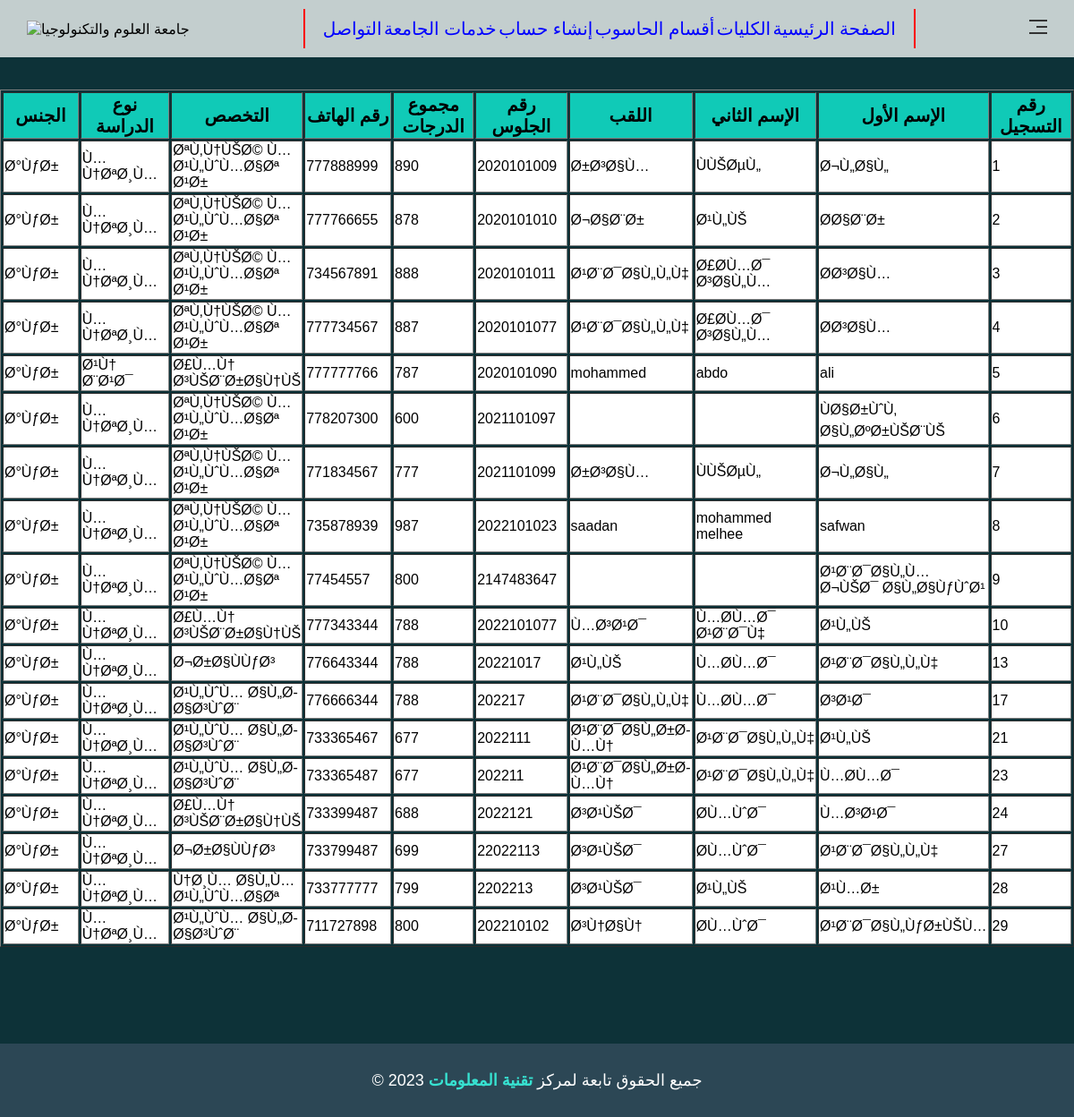
The page /select.php on the database its author committed.
### tables this page shows
CREATE TABLE IF NOT EXISTS `safwan` (
  `id` int(20) NOT NULL AUTO_INCREMENT,
  `firstname` varchar(60) NOT NULL,
  `sitnumber` int(20) NOT NULL,
  `degree` int(10) NOT NULL,
  `phone` int(13) NOT NULL,
  `departmint` varchar(30) NOT NULL,
  `subject` varchar(30) NOT NULL,
  `six` varchar(10) NOT NULL,
  `fname` varchar(30) NOT NULL,
  `lastname` varchar(20) NOT NULL,
  PRIMARY KEY (`id`),
  UNIQUE KEY `sitnumber` (`sitnumber`),
  FULLTEXT KEY `fullname` (`firstname`)
);

### select.php (the view, shortened to what this page needs)
<!DOCTYPE html>
<html lang="en">
<head>
</head>
<body>
<header>
<?php
include ("header.php")
?></header>
<?php
   include_once 'db.php';
   $res = mysqli_query($conn,'select * from  safwan');
   ?>
   <div class="main">
    <div class="main">
<div class="name">
<br>
   <form method='POST'>
    <center>
   <table border='1'>
   <tr class="tr">
   <th>الجنس</th>
   <th>نوع الدراسة</th>
   <th>التخصص</th>
   <th>رقم الهاتف</th>
   <th>مجموع الدرجات</th>
   <th>رقم الجلوس</th>
   <th>اللقب </th>
   <th>الإسم الثاني</th>
   <th>الإسم الأول</th>
   <th> رقم التسجيل </th>
   </tr>
   <?php
   while ($row = mysqli_fetch_array($res))
   {
    echo "<tr>";
    echo "<td>" . $row['six'] . "</td>";
    echo "<td>" . $row['subject'] . "</td>";
    echo "<td>" . $row['departmint'] . "</td>";
    echo "<td>" . $row['phone'] . "</td>";
    echo "<td>" . $row['degree'] . "</td>";
    echo "<td>" . $row['sitnumber'] . "</td>";
    echo "<td>" . $row['lastname'] . "</td>";
    echo "<td>" . $row['fname'] . "</td>";
    echo "<td>" . $row['firstname'] . "</td>";
    echo "<td>" . $row['id'] . "</td>";
    echo "</tr>";
   }
 ?>
 </table>
</center>
</form >
</div>
   </div>
   </div>
<footer>
<?php
include ("footer.php")
?></footer>
</body>
</html>

### header.php (shortened to what this page needs)
<!DOCTYPE html>
<html lang="en">
<head>
    <link rel="stylesheet" href="css/leon.css" />
</head>
<div class="header">
    <div class="container">
        <img src="https://ust.edu.ye/wp-content/uploads/2020/06/ustlogo2.png" alt="جامعة العلوم والتكنولوجيا">
        <div class="d">
             <a href="http://localhost/project/main.php#contact">التواصل</a>
            <a href="http://localhost/project/main.php#services">خدمات الجامعة</a>
            <?php
            if(!isset($_SESSION["email"])){
            ?>
            <a href="http://localhost/project/create_login.php">إنشاء حساب</a>
            <?php
            }else{
            ?>
            <a href="http://localhost/project/login.php">التسجيل</a>
            <?php
            }
            ?>
            <a href="http://localhost/project/main.php#portfolio">أقسام الحاسوب</a>
            <a href="http://localhost/project/main.php#features">الكليات</a>
            <a href="http://localhost/project/main.php"> الصفحة الرئيسية</a>
        </div>
        <div class="links">
            <span class="icon">
				<span></span>
            <span></span>
            <span></span>
            </span>
        </div>
    </div>
</div>
</body>
</html>

### footer.php (shortened to what this page needs)
<!DOCTYPE html>
<html lang="en">
<head>
    <link rel="stylesheet" href="css/leon.css" />
</head>
<body>
    <div class="footer">&copy; 2023 جميع الحقوق تابعة لمركز<span> تقنية المعلومات</span>
    </div>
</body>
</html>

### css/leon.css (style rules this page uses)
:root { --main-color: #37e2d1; --main1-color: rgb(195, 206, 206); --secondary-color: #2c4755; --section-padding: 60px; --section-background: #f6f6f6; --main-duration: 0.5s; }
* { -webkit-box-sizing: border-box; -moz-box-sizing: border-box; box-sizing: border-box; }
html { scroll-behavior: smooth; }
body { font-family: "Work Sans", sans-serif; }
.container { padding-left: 15px; padding-right: 15px; margin-left: auto; margin-right: auto; }
@media (min-width: 768px) { .container { width: 750px; } }
@media (min-width: 992px) { .container { width: 970px; } }
@media (min-width: 1200px) { .container { width: 1170px; } }
@media (min-width: 997px) { .header .container .d a { color: blue; text-decoration: none; } }
@media (min-width: 997px) { .header .container .d { display: flex; justify-content: space-between; align-items: center; font-size: 20px; width: 60%; text-align: center; padding: 10px 20px; border-left: 2px solid red; border-right: 2px solid red; } }
.header { padding: 10px; background-color: var(--main1-color); background-size: cover; }
.header .container { display: flex; justify-content: space-between; align-items: center; }
.header .links { position: relative; }
.header .links .icon { width: 20px; display: flex; flex-wrap: wrap; justify-content: flex-end; }
.header .links .icon span { background-color: #333; margin-bottom: 5px; height: 2px; }
.header .links .icon span:first-child { width: 100%; }
.header .links .icon span:nth-child(2) { width: 60%; transition: var(--main-duration); }
.header .links .icon span:last-child { width: 100%; }
.footer { background-color: var(--secondary-color); color: white; padding: 30px 10px; text-align: center; font-size: 18px; }
.footer span { font-weight: bold; color: var(--main-color); }

### select.php (style rules this page uses)
body { background-color: rgb(13, 50, 56); background-position: center; background-size: cover; font-family: sans-serif; margin: 0px; }
th { width:10%; }
tr { height: 10%; background-color:white; }
.tr { height: 15%; font-size: 20px; background-color: #10cab7; }

### rows shown on the page
safwan: six "Ø°ÙƒØ±", subject "Ù…Ù†ØªØ¸Ù…", departmint "ØªÙ‚Ù†ÙŠØ© Ù…Ø¹Ù„ÙˆÙ…Ø§Øª Ø¹Ø±", phone "777888999", degree "890", sitnumber "2020101009", lastname "Ø±Ø³Ø§Ù…", fname "ÙÙŠØµÙ„", firstname "Ø¬Ù„Ø§Ù„", id "1"
safwan: six "Ø°ÙƒØ±", subject "Ù…Ù†ØªØ¸Ù…", departmint "ØªÙ‚Ù†ÙŠØ© Ù…Ø¹Ù„ÙˆÙ…Ø§Øª Ø¹Ø±", phone "777766655", degree "878", sitnumber "2020101010", lastname "Ø¬Ø§Ø¨Ø±", fname "Ø¹Ù„ÙŠ", firstname "Ø­Ø§Ø¨Ø±", id "2"
safwan: six "Ø°ÙƒØ±", subject "Ù…Ù†ØªØ¸Ù…", departmint "ØªÙ‚Ù†ÙŠØ© Ù…Ø¹Ù„ÙˆÙ…Ø§Øª Ø¹Ø±", phone "734567891", degree "888", sitnumber "2020101011", lastname "Ø¹Ø¨Ø¯Ø§Ù„Ù„Ù‡", fname "Ø£Ø­Ù…Ø¯ Ø³Ø§Ù„Ù…", firstname "Ø­Ø³Ø§Ù…", id "3"
safwan: six "Ø°ÙƒØ±", subject "Ù…Ù†ØªØ¸Ù…", departmint "ØªÙ‚Ù†ÙŠØ© Ù…Ø¹Ù„ÙˆÙ…Ø§Øª Ø¹Ø±", phone "777734567", degree "887", sitnumber "2020101077", lastname "Ø¹Ø¨Ø¯Ø§Ù„Ù„Ù‡", fname "Ø£Ø­Ù…Ø¯ Ø³Ø§Ù„Ù…", firstname "Ø­Ø³Ø§Ù…", id "4"
safwan: six "Ø°ÙƒØ±", subject "Ø¹Ù† Ø¨Ø¹Ø¯", departmint "Ø£Ù…Ù† Ø³ÙŠØ¨Ø±Ø§Ù†ÙŠ", phone "777777766", degree "787", sitnumber "2020101090", lastname "mohammed", fname "abdo", firstname "ali", id "5"
safwan: six "Ø°ÙƒØ±", subject "Ù…Ù†ØªØ¸Ù…", departmint "ØªÙ‚Ù†ÙŠØ© Ù…Ø¹Ù„ÙˆÙ…Ø§Øª Ø¹Ø±", phone "778207300", degree "600", sitnumber "2021101097", firstname "ÙØ§Ø±ÙˆÙ‚ Ø§Ù„ØºØ±ÙŠØ¨ÙŠ", id "6"
safwan: six "Ø°ÙƒØ±", subject "Ù…Ù†ØªØ¸Ù…", departmint "ØªÙ‚Ù†ÙŠØ© Ù…Ø¹Ù„ÙˆÙ…Ø§Øª Ø¹Ø±", phone "771834567", degree "777", sitnumber "2021101099", lastname "Ø±Ø³Ø§Ù…", fname "ÙÙŠØµÙ„", firstname "Ø¬Ù„Ø§Ù„", id "7"
safwan: six "Ø°ÙƒØ±", subject "Ù…Ù†ØªØ¸Ù…", departmint "ØªÙ‚Ù†ÙŠØ© Ù…Ø¹Ù„ÙˆÙ…Ø§Øª Ø¹Ø±", phone "735878939", degree "987", sitnumber "2022101023", lastname "saadan", fname "mohammed melhee", firstname "safwan", id "8"
safwan: six "Ø°ÙƒØ±", subject "Ù…Ù†ØªØ¸Ù…", departmint "ØªÙ‚Ù†ÙŠØ© Ù…Ø¹Ù„ÙˆÙ…Ø§Øª Ø¹Ø±", phone "77454557", degree "800", sitnumber "2147483647", firstname "Ø¹Ø¨Ø¯Ø§Ù„Ù…Ø¬ÙŠØ¯ Ø§Ù„Ø§ÙƒÙˆØ¹", id "9"
safwan: six "Ø°ÙƒØ±", subject "Ù…Ù†ØªØ¸Ù…", departmint "Ø£Ù…Ù† Ø³ÙŠØ¨Ø±Ø§Ù†ÙŠ", phone "777343344", degree "788", sitnumber "2022101077", lastname "Ù…Ø³Ø¹Ø¯", fname "Ù…Ø­Ù…Ø¯ Ø¹Ø¨Ø¯Ù‡", firstname "Ø¹Ù„ÙŠ", id "10"
safwan: six "Ø°ÙƒØ±", subject "Ù…Ù†ØªØ¸Ù…", departmint "Ø¬Ø±Ø§ÙÙƒØ³", phone "776643344", degree "788", sitnumber "20221017", lastname "Ø¹Ù„ÙŠ", fname "Ù…Ø­Ù…Ø¯", firstname "Ø¹Ø¨Ø¯Ø§Ù„Ù„Ù‡", id "13"
safwan: six "Ø°ÙƒØ±", subject "Ù…Ù†ØªØ¸Ù…", departmint "Ø¹Ù„ÙˆÙ… Ø§Ù„Ø­Ø§Ø³ÙˆØ¨", phone "776666344", degree "788", sitnumber "202217", lastname "Ø¹Ø¨Ø¯Ø§Ù„Ù„Ù‡", fname "Ù…Ø­Ù…Ø¯", firstname "Ø³Ø¹Ø¯", id "17"
safwan: six "Ø°ÙƒØ±", subject "Ù…Ù†ØªØ¸Ù…", departmint "Ø¹Ù„ÙˆÙ… Ø§Ù„Ø­Ø§Ø³ÙˆØ¨", phone "733365467", degree "677", sitnumber "2022111", lastname "Ø¹Ø¨Ø¯Ø§Ù„Ø±Ø­Ù…Ù†", fname "Ø¹Ø¨Ø¯Ø§Ù„Ù„Ù‡", firstname "Ø¹Ù„ÙŠ", id "21"
safwan: six "Ø°ÙƒØ±", subject "Ù…Ù†ØªØ¸Ù…", departmint "Ø¹Ù„ÙˆÙ… Ø§Ù„Ø­Ø§Ø³ÙˆØ¨", phone "733365487", degree "677", sitnumber "202211", lastname "Ø¹Ø¨Ø¯Ø§Ù„Ø±Ø­Ù…Ù†", fname "Ø¹Ø¨Ø¯Ø§Ù„Ù„Ù‡", firstname "Ù…Ø­Ù…Ø¯", id "23"
safwan: six "Ø°ÙƒØ±", subject "Ù…Ù†ØªØ¸Ù…", departmint "Ø£Ù…Ù† Ø³ÙŠØ¨Ø±Ø§Ù†ÙŠ", phone "733399487", degree "688", sitnumber "2022121", lastname "Ø³Ø¹ÙŠØ¯", fname "Ø­Ù…ÙˆØ¯", firstname "Ù…Ø³Ø¹Ø¯", id "24"
safwan: six "Ø°ÙƒØ±", subject "Ù…Ù†ØªØ¸Ù…", departmint "Ø¬Ø±Ø§ÙÙƒØ³", phone "733799487", degree "699", sitnumber "22022113", lastname "Ø³Ø¹ÙŠØ¯", fname "Ø­Ù…ÙˆØ¯", firstname "Ø¹Ø¨Ø¯Ø§Ù„Ù„Ù‡", id "27"
safwan: six "Ø°ÙƒØ±", subject "Ù…Ù†ØªØ¸Ù…", departmint "Ù†Ø¸Ù… Ø§Ù„Ù…Ø¹Ù„ÙˆÙ…Ø§Øª", phone "733777777", degree "799", sitnumber "2202213", lastname "Ø³Ø¹ÙŠØ¯", fname "Ø¹Ù„ÙŠ", firstname "Ø¹Ù…Ø±", id "28"
safwan: six "Ø°ÙƒØ±", subject "Ù…Ù†ØªØ¸Ù…", departmint "Ø¹Ù„ÙˆÙ… Ø§Ù„Ø­Ø§Ø³ÙˆØ¨", phone "711727898", degree "800", sitnumber "202210102", lastname "Ø³Ù†Ø§Ù†", fname "Ø­Ù…ÙˆØ¯", firstname "Ø¹Ø¨Ø¯Ø§Ù„ÙƒØ±ÙŠÙ…", id "29"
